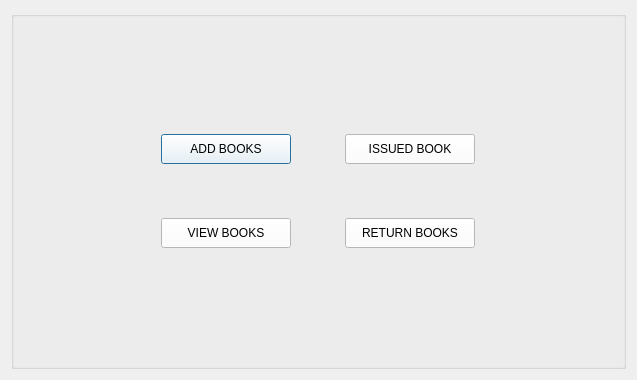
<?xml version="1.0" encoding="UTF-8"?>
<ui version="4.0">
 <class>popuploginwindow</class>
 <widget class="QDialog" name="popuploginwindow">
  <property name="geometry">
   <rect>
    <x>0</x>
    <y>0</y>
    <width>637</width>
    <height>380</height>
   </rect>
  </property>
  <property name="minimumSize">
   <size>
    <width>637</width>
    <height>380</height>
   </size>
  </property>
  <property name="maximumSize">
   <size>
    <width>637</width>
    <height>380</height>
   </size>
  </property>
  <property name="windowTitle">
   <string>Dialog</string>
  </property>
  <property name="styleSheet">
   <string notr="true">font: 75 8pt &quot;MS Shell Dlg 2&quot;;</string>
  </property>
  <layout class="QGridLayout" name="gridLayout_2">
   <item row="0" column="0">
    <widget class="QGroupBox" name="groupBox_BOOKMENU">
     <property name="styleSheet">
      <string notr="true">font: 75 12pt &quot;MS Shell Dlg 2&quot;;</string>
     </property>
     <property name="title">
      <string/>
     </property>
     <property name="alignment">
      <set>Qt::AlignCenter</set>
     </property>
     <layout class="QGridLayout" name="gridLayout">
      <item row="0" column="0">
       <layout class="QVBoxLayout" name="verticalLayout_2">
        <item>
         <spacer name="verticalSpacer">
          <property name="orientation">
           <enum>Qt::Vertical</enum>
          </property>
          <property name="sizeType">
           <enum>QSizePolicy::Fixed</enum>
          </property>
          <property name="sizeHint" stdset="0">
           <size>
            <width>20</width>
            <height>40</height>
           </size>
          </property>
         </spacer>
        </item>
        <item>
         <layout class="QVBoxLayout" name="verticalLayout">
          <item>
           <layout class="QHBoxLayout" name="horizontalLayout">
            <item>
             <widget class="QPushButton" name="pushButton_ADDBOOKS">
              <property name="minimumSize">
               <size>
                <width>130</width>
                <height>30</height>
               </size>
              </property>
              <property name="maximumSize">
               <size>
                <width>130</width>
                <height>30</height>
               </size>
              </property>
              <property name="styleSheet">
               <string notr="true">background-color: rgb(255, 255, 255);</string>
              </property>
              <property name="text">
               <string>ADD BOOKS</string>
              </property>
             </widget>
            </item>
            <item>
             <spacer name="horizontalSpacer">
              <property name="orientation">
               <enum>Qt::Horizontal</enum>
              </property>
              <property name="sizeType">
               <enum>QSizePolicy::Fixed</enum>
              </property>
              <property name="sizeHint" stdset="0">
               <size>
                <width>48</width>
                <height>20</height>
               </size>
              </property>
             </spacer>
            </item>
            <item>
             <widget class="QPushButton" name="pushButton_ISSUEDBOOKS">
              <property name="minimumSize">
               <size>
                <width>130</width>
                <height>30</height>
               </size>
              </property>
              <property name="maximumSize">
               <size>
                <width>130</width>
                <height>30</height>
               </size>
              </property>
              <property name="styleSheet">
               <string notr="true">background-color: rgb(255, 255, 255);</string>
              </property>
              <property name="text">
               <string>ISSUED BOOK</string>
              </property>
             </widget>
            </item>
           </layout>
          </item>
          <item>
           <spacer name="verticalSpacer_2">
            <property name="orientation">
             <enum>Qt::Vertical</enum>
            </property>
            <property name="sizeType">
             <enum>QSizePolicy::Fixed</enum>
            </property>
            <property name="sizeHint" stdset="0">
             <size>
              <width>20</width>
              <height>48</height>
             </size>
            </property>
           </spacer>
          </item>
          <item>
           <layout class="QHBoxLayout" name="horizontalLayout_2">
            <item>
             <widget class="QPushButton" name="pushButton_VIEWBOOKS">
              <property name="minimumSize">
               <size>
                <width>130</width>
                <height>30</height>
               </size>
              </property>
              <property name="maximumSize">
               <size>
                <width>130</width>
                <height>30</height>
               </size>
              </property>
              <property name="styleSheet">
               <string notr="true">background-color: rgb(255, 255, 255);</string>
              </property>
              <property name="text">
               <string>VIEW BOOKS</string>
              </property>
             </widget>
            </item>
            <item>
             <spacer name="horizontalSpacer_2">
              <property name="orientation">
               <enum>Qt::Horizontal</enum>
              </property>
              <property name="sizeType">
               <enum>QSizePolicy::Fixed</enum>
              </property>
              <property name="sizeHint" stdset="0">
               <size>
                <width>48</width>
                <height>20</height>
               </size>
              </property>
             </spacer>
            </item>
            <item>
             <widget class="QPushButton" name="pushButton_RETURNBOOKS">
              <property name="minimumSize">
               <size>
                <width>130</width>
                <height>30</height>
               </size>
              </property>
              <property name="maximumSize">
               <size>
                <width>130</width>
                <height>30</height>
               </size>
              </property>
              <property name="styleSheet">
               <string notr="true">background-color: rgb(255, 255, 255);</string>
              </property>
              <property name="text">
               <string>RETURN BOOKS</string>
              </property>
             </widget>
            </item>
           </layout>
          </item>
         </layout>
        </item>
        <item>
         <spacer name="verticalSpacer_3">
          <property name="orientation">
           <enum>Qt::Vertical</enum>
          </property>
          <property name="sizeType">
           <enum>QSizePolicy::Fixed</enum>
          </property>
          <property name="sizeHint" stdset="0">
           <size>
            <width>20</width>
            <height>40</height>
           </size>
          </property>
         </spacer>
        </item>
       </layout>
      </item>
     </layout>
    </widget>
   </item>
  </layout>
 </widget>
 <resources/>
 <connections/>
</ui>
